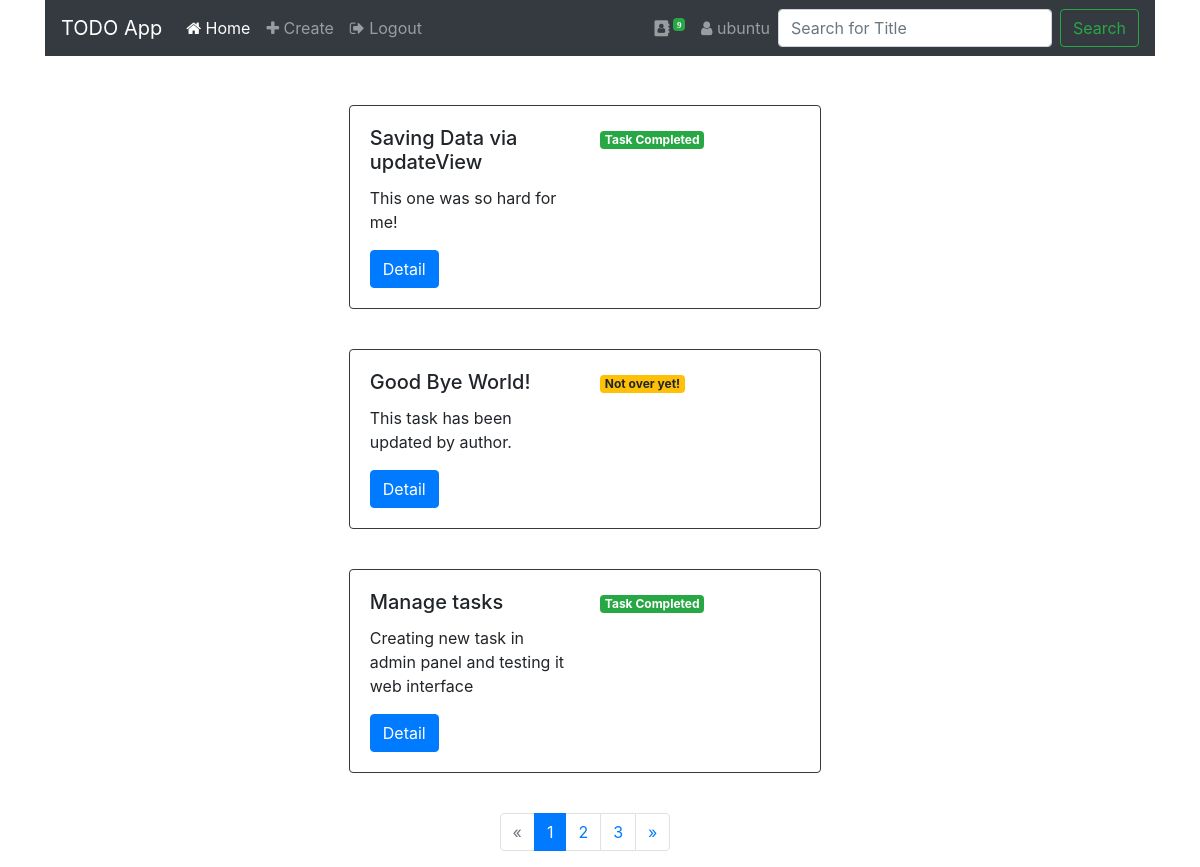
The app's page /home/ (signed in) with its own data.
### tasks/models.py (models this page shows, shortened)
class Task(models.Model):
    taskTitle = models.CharField(max_length=200)
    taskContent = models.TextField()
    taskComplete = models.BooleanField(default=False)

### todo/views.py (the view)
# urls.py: path('home/', index_view, name='index'),
@login_required(login_url="/")
def index_view(request, *args, **kwargs):
    tasks_list = Task.objects.all()
    pagination = Paginator(tasks_list, 3)
    page_number = request.GET.get('page')
    page_obj =  pagination.get_page(page_number)
    context = {
        "records" : tasks_list.count(),
        "page_obj" : page_obj,
    }
    return render(request, "home-view.html", context=context)

### templates/home-view.html (shortened to what this page needs)
{% extends 'base.html' %}
{% block record %}
    {{records}}
{% endblock record %}
{% block list %}
        {%for x in page_obj%}
          <div class="row">
             <div class="col-5 mx-auto mt-4">
                <div class="card border-dark mb-3" style="max-width: 80rem;">
                    <div class="card-body">
                    <div class="row">
                        <div class="col">
                            <h5 class="card-title">{{ x.taskTitle }}</h5>
                            <p class="card-text">{{ x.taskContent }}</p>
                        </div>
                        <div class="col justify-content-end">
                            {% if x.taskComplete %}
                                <a href="#" class="badge badge-success">Task Completed</a>
                            {% else %}
                                <a href="#" class="badge badge-warning">Not over yet!</a>
                            {% endif %}
                        </div>
                    </div>
                    <a href="/tasks/{{ x.id }}/" class="btn btn-primary mt-3">Detail</a>
                    </div>
                </div>
            </div>
        </div>
        {%endfor list%}
        <div class="row">
             <div class="col-7 mx-auto mt-4">
                {% if page_obj.has_other_pages %}
                <nav aria-label="...">
                    <ul class="pagination pagination-circle justify-content-center">
                        {% if page_obj.has_previous %}
                            <li class="page-item"><a href="?page={{ page_obj.previous_page_number }}" class="page-link">&laquo;</a></li>
                        {% else %}
                            <li class="page-item disabled"><span class="page-link">&laquo;</span></li>
                        {% endif %}
                        {% for i in page_obj.paginator.page_range %}
                        {% if page_obj.number == i %}
                            <li class="active page-item"><span class="page-link">{{ i }} <span class="sr-only">(current)</span></span></li>
                        {% else %}
                            <li class="page-item"><a href="?page={{ i }}" class="page-link">{{ i }}</a></li>
                        {% endif %}
                        {% endfor %}
                        {% if page_obj.has_next %}
                            <li class="page-item"><a href="?page={{ page_obj.next_page_number }}" class="page-link">&raquo;</a></li>
                        {% else %}
                            <li class="page-item disabled"><span class="page-link">&raquo;</span></li>
                        {% endif %}
                    </ul>
                    </nav>
                    {% endif %}
            </div>
        </div>
{% endblock list%}

### templates/base.html (shortened to what this page needs)
<!doctype html>
<html lang="en">
  <head>
    <link href="https://cdn.jsdelivr.net/npm/bootstrap@5.1.0/dist/css/bootstrap.min.css" rel="stylesheet">
    <link href="//maxcdn.bootstrapcdn.com/bootstrap/4.1.1/css/bootstrap.min.css" rel="stylesheet" id="bootstrap-css">
    <link rel="stylesheet" href="https://cdnjs.cloudflare.com/ajax/libs/font-awesome/4.7.0/css/font-awesome.min.css">
  </head>
  <body>
    <div class="container">
       <nav class="navbar navbar-icon-top navbar-expand-lg navbar-dark bg-dark">
        <a class="navbar-brand" href="#">TODO App</a>
        <div class="collapse navbar-collapse" id="navbarSupportedContent">
          <ul class="navbar-nav mr-auto">
            <li class="nav-item active">
              <a class="nav-link" href="{% url 'index' %}">
                <i class="fa fa-home"></i>
                Home
                </a>
            </li>
            <li>
              <a class="nav-link" href="{% url 'create' %}">
                <i class="fa fa-plus"></i> Create
              </a>
            </li>
            <li>
              <a class="nav-link" href="{% url 'logout' %}">
                <i class="fa fa-sign-out"></i> Logout
              </a>
            </li>
          </ul>
          <ul class="navbar-nav ">
            <li class="nav-item">
              <a class="nav-link" href="#">
                <i class="fa fa-address-book">
                  <sup><span class="badge badge-success">{% block record %}{% endblock record %}</span></sup>
                </i>
              </a>
            </li>
            <li>
              <a class="nav-link" href="#">
                <i class="fa fa-user"></i>
               {% if request.user.is_authenticated %}
                  {{user.username}}
               {% endif %}
              </a>
            </li>
          </ul>
          <form method="GET" action="/tasks/" class="form-inline my-2 my-lg-0">
            <input class="form-control mr-sm-2" type="text" name="q" placeholder="Search for Title" aria-label="Search">
            <button class="btn btn-outline-success my-2 my-sm-0" type="submit">Search</button>
          </form>
        </div>
      </nav>
    </div>
      <div class="conteiner">
      <div class="row justify-content-center">
        <div class="col-7 mx-auto mt-4">
        </div>
      </div>
    </div>
    <div class="conteiner">
      <div class="row">
            {% block list %} {% endblock list%}
      </div>
    </div>
  </body>
</html>

### records on screen
Task: taskTitle "Saving Data via updateView", taskContent "This one was so hard for me!", taskComplete "Task Completed"
Task: taskTitle "Good Bye World!", taskContent "This task has been updated by author.", taskComplete "Not over yet!"
Task: taskTitle "Manage tasks", taskContent "Creating new task in admin panel and testing it web interface", taskComplete "Task Completed"

### other values on screen
{{ records }} "9"
{{ user.username }} "ubuntu"
{{ i }} "1"
{{ i }} "2" "3"
